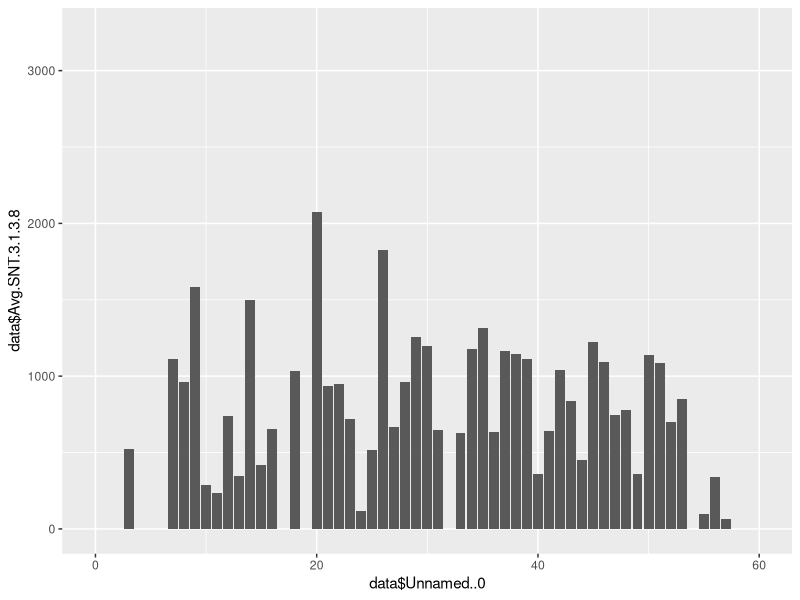
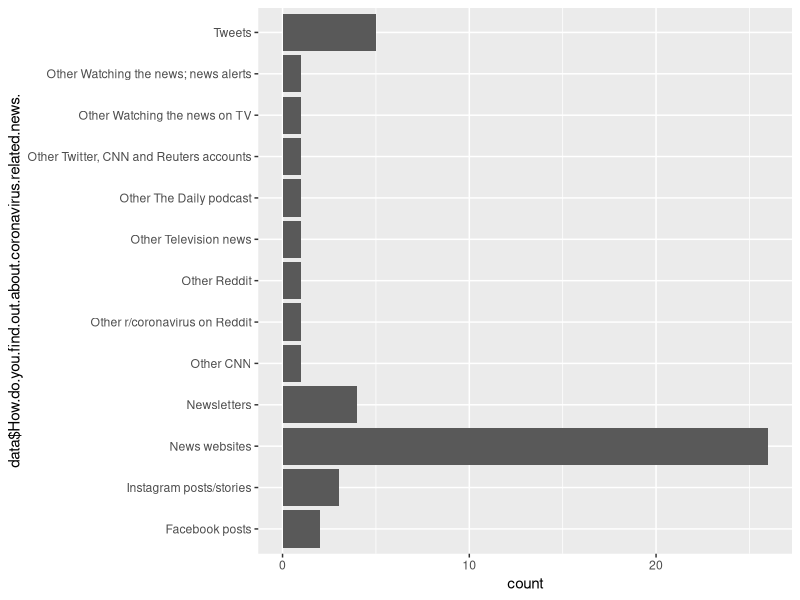

The R source for these figures, in order:
library(tidyverse)
data <- read.csv("../screentimefinal.csv")

p <- ggplot(data, aes(x=data$Unnamed..0, 
                      y=data$Avg.SNT.3.1.3.8))

p + geom_bar(stat="identity") + 
  coord_cartesian(xlim=c(0,60), ylim=c(0,3250))

summary(data$On.average..how.long.have.you.spent.on.any.video.service.platform..i.e..Facetime..Messenger.video..Zoom..WhatsApp.video..etc...during.this.last.week..March.15.March.22..2020..)  
q <- ggplot(data, aes(x=data$How.do.you.find.out.about.coronavirus.related.news.))
q + geom_bar() + coord_flip()

summary(data$Where.is.your.home..geographic.location...If.you.are.within.the.U.S...please.respond.with.a.state..If.you.are.outside.the.U.S...please.respond.with.a.country.)
